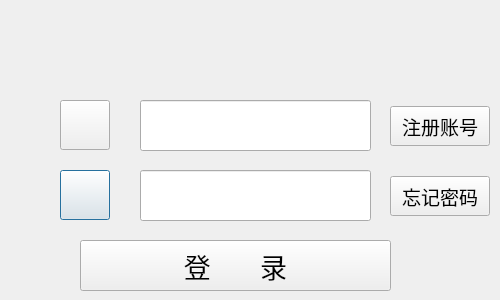
<?xml version="1.0" encoding="UTF-8"?>
<ui version="4.0">
 <class>First</class>
 <widget class="QDialog" name="First">
  <property name="geometry">
   <rect>
    <x>0</x>
    <y>0</y>
    <width>500</width>
    <height>300</height>
   </rect>
  </property>
  <property name="windowTitle">
   <string>Dialog</string>
  </property>
  <widget class="QLineEdit" name="lineEdit">
   <property name="geometry">
    <rect>
     <x>140</x>
     <y>100</y>
     <width>231</width>
     <height>51</height>
    </rect>
   </property>
   <property name="font">
    <font>
     <family>黑体</family>
     <pointsize>18</pointsize>
    </font>
   </property>
   <property name="text">
    <string/>
   </property>
  </widget>
  <widget class="QPushButton" name="pushButton_2">
   <property name="geometry">
    <rect>
     <x>60</x>
     <y>170</y>
     <width>50</width>
     <height>50</height>
    </rect>
   </property>
   <property name="text">
    <string/>
   </property>
  </widget>
  <widget class="QPushButton" name="pushButton_3">
   <property name="geometry">
    <rect>
     <x>80</x>
     <y>240</y>
     <width>311</width>
     <height>51</height>
    </rect>
   </property>
   <property name="font">
    <font>
     <family>迷你简稚艺</family>
     <pointsize>20</pointsize>
    </font>
   </property>
   <property name="text">
    <string>登       录</string>
   </property>
  </widget>
  <widget class="QLineEdit" name="lineEdit_2">
   <property name="geometry">
    <rect>
     <x>140</x>
     <y>170</y>
     <width>231</width>
     <height>51</height>
    </rect>
   </property>
   <property name="font">
    <font>
     <family>黑体</family>
     <pointsize>18</pointsize>
    </font>
   </property>
  </widget>
  <widget class="QPushButton" name="pushButton_4">
   <property name="geometry">
    <rect>
     <x>390</x>
     <y>176</y>
     <width>100</width>
     <height>40</height>
    </rect>
   </property>
   <property name="font">
    <font>
     <family>迷你简稚艺</family>
     <pointsize>14</pointsize>
    </font>
   </property>
   <property name="text">
    <string>忘记密码</string>
   </property>
  </widget>
  <widget class="QPushButton" name="pushButton_5">
   <property name="geometry">
    <rect>
     <x>390</x>
     <y>106</y>
     <width>100</width>
     <height>40</height>
    </rect>
   </property>
   <property name="font">
    <font>
     <family>迷你简稚艺</family>
     <pointsize>14</pointsize>
    </font>
   </property>
   <property name="text">
    <string>注册账号</string>
   </property>
  </widget>
  <widget class="QPushButton" name="pushButton">
   <property name="geometry">
    <rect>
     <x>60</x>
     <y>100</y>
     <width>50</width>
     <height>50</height>
    </rect>
   </property>
   <property name="text">
    <string/>
   </property>
  </widget>
  <widget class="QLabel" name="label">
   <property name="geometry">
    <rect>
     <x>0</x>
     <y>0</y>
     <width>501</width>
     <height>80</height>
    </rect>
   </property>
   <property name="text">
    <string/>
   </property>
  </widget>
 </widget>
 <tabstops>
  <tabstop>lineEdit</tabstop>
  <tabstop>lineEdit_2</tabstop>
  <tabstop>pushButton_3</tabstop>
  <tabstop>pushButton_5</tabstop>
  <tabstop>pushButton_4</tabstop>
  <tabstop>pushButton</tabstop>
  <tabstop>pushButton_2</tabstop>
 </tabstops>
 <resources/>
 <connections/>
</ui>
